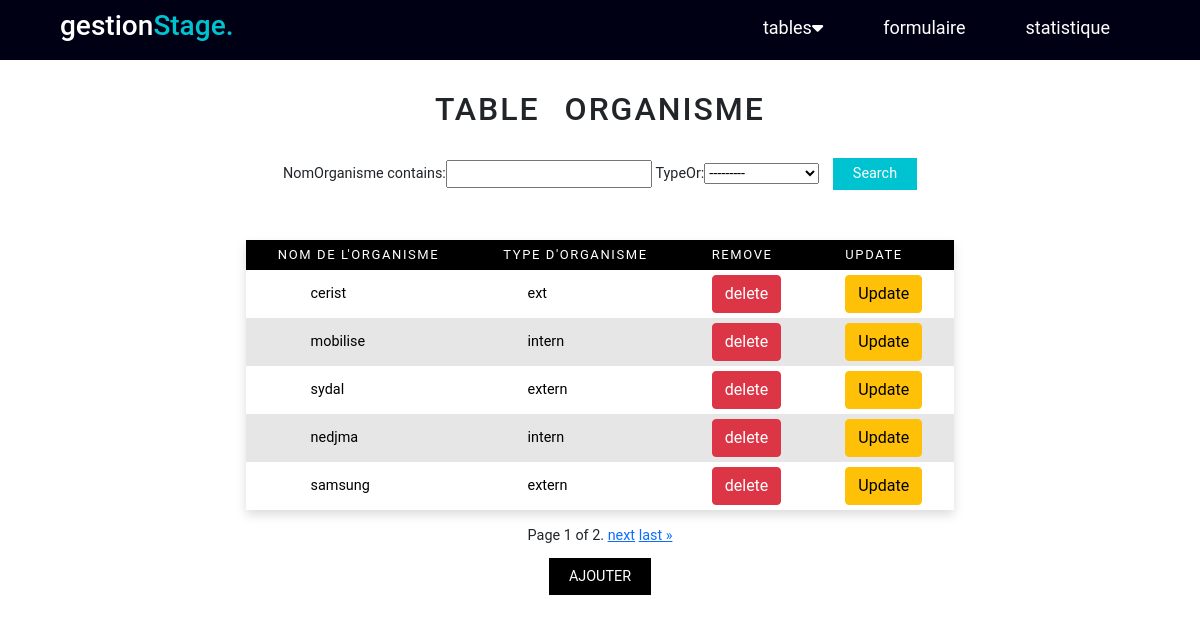
/organisme/, run on the app's committed database.
### AppGestion/models.py (models this page shows, shortened)
class Organisme (models.Model):
    NomOrganisme= models.CharField(max_length=40,primary_key=True)
    typeOr=models.IntegerField(choices=TYPE_ORGANISME)

### AppGestion/views.py (the view)
# urls.py: path('organisme/',views.organisme,name='organisme'),
def organisme(request):
    organismes=Organisme.objects.all()
    variable =OrganismeFilter(request.GET, queryset=organismes)
    organismes=variable.qs
    paginator5= Paginator(organismes,5)
    page_number=request.GET.get('page')
    organismes=paginator5.get_page(page_number)
    if request.method=="POST":
        formOrganisme =OrganismeForm(data=request.POST)
        if formOrganisme.is_valid():
            formOrganisme.save()
            return redirect("organisme")
    else:
        formOrganisme=OrganismeForm
    return render(request,'organisme.html',{'organisme':organismes,'formOrganisme':formOrganisme,'variable':variable})

### AppGestion/templates/organisme.html (shortened to what this page needs)
<!DOCTYPE html>
<html lang="en">
<head>
    <link href="https://cdn.jsdelivr.net/npm/bootstrap@5.1.3/dist/css/bootstrap.min.css" rel="stylesheet"
>
    <link rel="stylesheet" href="https://cdnjs.cloudflare.com/ajax/libs/font-awesome/6.0.0-beta3/css/all.min.css" />
    <link rel="stylesheet" href="/static/style.css">
</head>
<body>
  <div class="menu_bar">
    <h1 class="logo">gestion<span>Stage.</span></h1>
    <ul >
      <li ><a  href="">tables<i class="fas fa-caret-down"> </i></a>
      </li>
      <li ><a  href="{% url 'formulaireStage'%}">formulaire</a></li>
      <li ><a  href="#">statistique</a> </li>
    </ul>
  </div>
<div class="contenue">
    <h2>table organisme</h2>
    <div class="filtrage">
      <form action="" methode="get">
        {{variable.form}}
        <button class="button" type="submit"> Search </button>
      </form>
    </div>
    <table >
      <thead>
      <tr>
        <th>Nom de l'Organisme</th>
        <th>Type d'Organisme</th>
        <th>Remove</th>
        <th>Update</th>
      </tr>
    </thead>
      {% for p in organisme %}
      <tr>
        <form method ="POST" action="/Update_Organisme/{{p.NomOrganisme}}/">
       <td><input  class="table_input" type="text" name="NomOrganisme" value={{p.NomOrganisme}} readonly></td>
       <td><input  class="table_input" type="text" name="typeOr" value={{p.typeOr}}></td>
       <td> <a href="{% url 'delete_organisme' p.NomOrganisme %}"  class="btn btn-danger"> delete </a> </td>
       <td> <input type="submit" value="Update" class="btn btn-warning"> </td>
      </form>
      </tr>
    {% endfor %}
    </table>
    <div class="pagination">
      <span class="step-links">
          <span class="current">
              Page {{ organisme.number }} of {{ organisme.paginator.num_pages }}.
          </span>
          {% if organisme.has_next %}
              <a href="?page={{ organisme.next_page_number }}">next</a>
              <a href="?page={{ organisme.paginator.num_pages }}">last &raquo;</a>
          {% endif %}
      </span>
  </div>
  <div class="wrapper">
      <a href="#ajout-organisme">Ajouter</a>
    </div>
    </div>
</body>
</html>

### AppGestion/static/style.css (style rules this page uses)
body { font-size: 0.9rem; font-family: 'Roboto', sans-serif; }
.wrapper { margin-top: 20px; }
.wrapper a { background-color: #000; text-decoration: none; padding: 10px 20px; text-transform: uppercase; color:#fff; }
.button { background-color: #00c3d1; color: #fff; padding: 5px 20px; border:0; margin-left: 10px; }
h2 { margin-top: 90px; margin-bottom: 30px; word-spacing: 15px; letter-spacing: 2px; text-transform: uppercase; }
.filtrage { float: left; }
table { margin-top: 50px; margin-bottom: 15px; border-collapse: collapse; box-shadow: 0 5px 10px rgb(221, 221, 221); background-color: white; text-align: left; overflow: hidden; }
tr:nth-child(even) { background-color: #e6e6e6; }
thead { background-color: #000000; color: #fff; }
th { font-size: 13px; padding: 5px 2rem ; text-transform: uppercase; letter-spacing: 0.1rem; font-weight:normal ; }
td { padding: 5px 2rem; text-align: center; }
.contenue { display: flex; justify-content: center; align-items: center; flex-direction: column; }
.menu_bar { margin: 0; height:60px; width: 100%; display: flex; align-items: center; justify-content: space-between; padding: 0 5%; background-color: rgb(0, 0, 20); position: fixed; top :0; }
.logo { color: rgb(255, 255, 255) ; font-size: 28px; }
.logo span { color: #00c3d1; }
.menu_bar ul { list-style: none; display: flex; padding-top: 10px; }
.menu_bar ul li { padding: 10px 30px; }
.menu_bar ul li a { color: white; text-decoration: none; font-size: 18px; transition: all 0.3s; }
.table_input { border: none; background:none; width: 100px; }

### data on the page
Organisme: NomOrganisme "cerist", typeOr "ext"
Organisme: NomOrganisme "mobilise", typeOr "intern"
Organisme: NomOrganisme "sydal", typeOr "extern"
Organisme: NomOrganisme "nedjma", typeOr "intern"
Organisme: NomOrganisme "samsung", typeOr "extern"

### other printed values
{{ organisme.number }} "1"
{{ organisme.paginator.num_pages }} "2"
